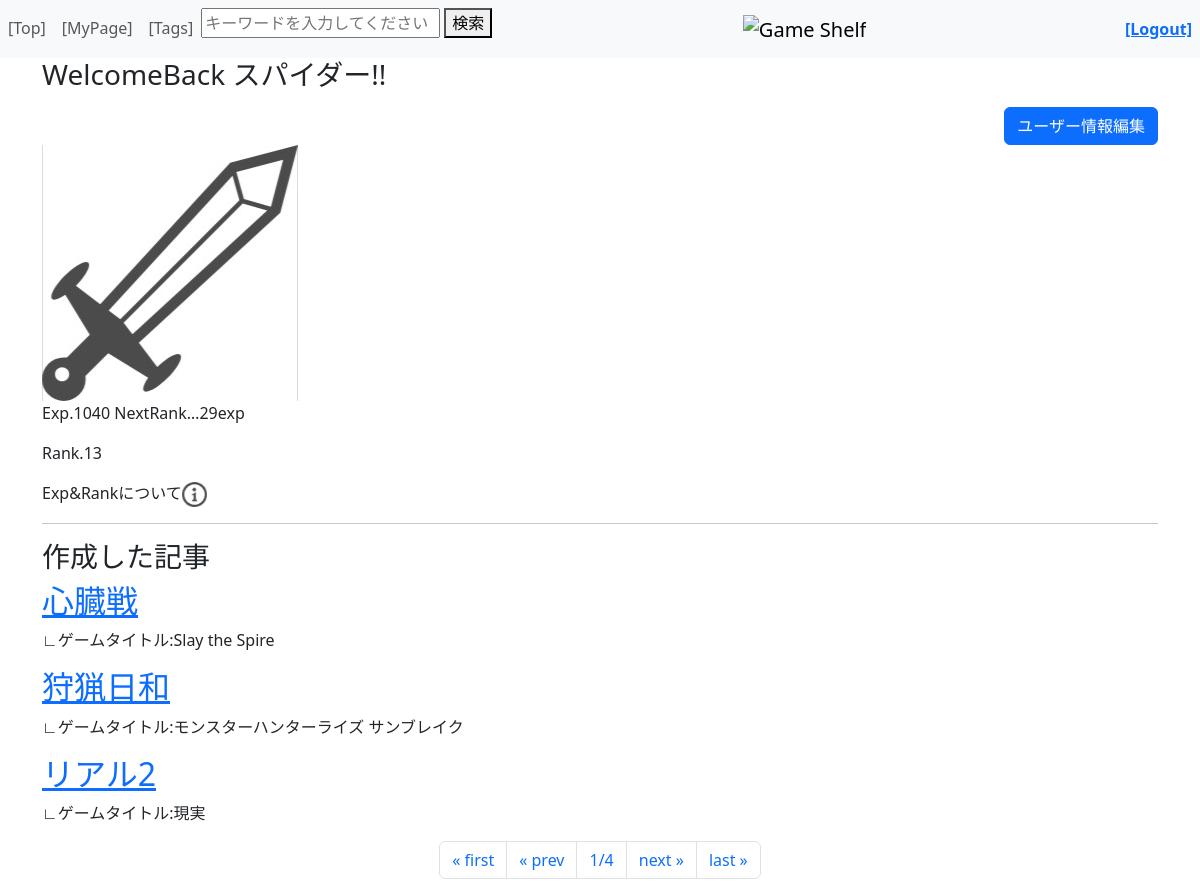
The app's page /accounts/userpage/ (signed in) with its own data.
### accounts/models.py (models this page shows)
class CustomUser(AbstractUser):
    userimage = models.ImageField(verbose_name='プロフィール画像', upload_to="media/", blank=True, null=True) #プロフ画像を管理
    exp = models.IntegerField(verbose_name='経験値', blank=True, null=True) #ユーザーの経験値を管理
    rank = models.IntegerField(verbose_name='ランク', blank=True, null=True) #ユーザーのランクを管理
    nickname = models.CharField(verbose_name='ニックネーム', max_length=10, blank=False, null=False)

### diary/models.py (models this page shows, shortened)
class Diary(models.Model):
    diary_user = models.ForeignKey(CustomUser, on_delete=models.CASCADE)
    diary_game = models.ForeignKey(Game, on_delete=models.CASCADE)
    diary_tag = models.ManyToManyField(Tag)
    diary_title = models.CharField(max_length=100)
    diary_content = models.TextField()
    diary_rating = models.IntegerField(validators=[MaxValueValidator(100)])
    diary_spoiler = models.BooleanField(default=False) #ネタバレチェック、デフォで無し側
    class Meta:
        ordering = ("-id",)

### game/models.py (models this page shows, shortened)
class Game(models.Model):
    game_tag = models.ManyToManyField(Tag)
    game_title = models.CharField(max_length=100)
    game_content = models.TextField()
    game_image = models.ImageField(upload_to="media/", blank=True, null=True)
    class Meta:
        ordering = ['-id']

### accounts/views.py (the view)
# urls.py: path('userpage/',views.userpage,name='userpage'),
def userpage(request):
    if request.user.is_authenticated: # ユーザーが認証されている場合の処理
        user_diary_all = Diary.objects.filter(diary_user=request.user) #ユーザー作成記事の情報を送付
        paginator = Paginator(user_diary_all, 3) #3つで区切る
        page_number = request.GET.get("page") #指定のページ数を格納
        user_diary = paginator.get_page(page_number) #指定ページの記事を格納
        user_diary_count = Diary.objects.filter(diary_user_id=request.user.id).count() #ユーザーの記事執筆数
        print(f"***user_diary_count:{user_diary_count}***")
        user_diary_comment_count = DiaryComment.objects.filter(diary_comment_user_id=request.user.id).count() #ユーザーの日記へのコメント数
        print(f"***user_diary_comment_count:{user_diary_comment_count}***")
        user_game_comment_count = GameComment.objects.filter(game_comment_user_id=request.user.id).count() #ユーザーのゲームへのコメント数
        print(f"***user_game_comment_count:{user_game_comment_count}***")
        latest_exp=(user_diary_count)*100 + (user_diary_comment_count + user_game_comment_count)*10 #記事執筆は10倍
        print(f"***latest_exp:{latest_exp}***")
        request.user.exp = latest_exp #経験値情報をユーザーテーブルに記録
        latest_rank_data = calculate_rank(latest_exp) #return {'rank': rank, 'remaining_exp': remaining_exp}
        latest_rank = latest_rank_data['rank']  # 'rank' キーを使ってランクを取得
        remaining_exp = latest_rank_data['remaining_exp']  # 'remaining_exp' キーを使って残り経験値を取得
        print(f"***latest_rank:{latest_rank}***")
        print(f"***remaining_exp:{remaining_exp}***")
        request.user.rank = latest_rank #ランク情報をユーザーテーブルに記録
        request.user.save() # EXP&Rank情報をセーブ
        params={
        "login_user"    :   request.user, #現在のログインユーザー情報（request.user）
        "userdiary"     :   user_diary,
        "remaining_exp" :   remaining_exp,
        }
        print(f"***ユーザーページアクセス*****User：{request.user}******")
        return render(request, 'accounts/userpage.html', params)
    else:                             # ユーザーが未認証の場合の処理
        print("*****未ログイン*****")
        messages.warning(request, "ログインして下さい")
        return redirect(to="/") #リダイレクトで飛ばす際には「/」がないとトップからの絶対パスとして認識されてしまう

### accounts/views.py (called while the page is built)
def calculate_rank(exp):
    base_exp = 100 # ランクアップに必要な経験値の基準値
    rank = 0 #ランク初期値
    exp_increase_rate = 1.2 #ランクアップに必要な経験値の増加率
    required_exp = 0
    while exp >= required_exp:
        rank += 1
        required_exp = base_exp * (exp_increase_rate ** rank)
        remaining_exp = int(required_exp - exp)
    return {'rank': rank, 'remaining_exp': remaining_exp}

### accounts/templates/accounts/userpage.html (shortened to what this page needs)
{% extends "top/layout.html" %}
{% load static %}
{% block content %}
<h3>WelcomeBack {{ login_user.nickname }}!!</h3>
<form action="{% url 'edituser'%}" method="post" class="mt-3">
    <div style="text-align: right;">
    <button class="btn btn-primary">ユーザー情報編集</button>
    </div>
</form>
{% if login_user.userimage %}
    <img src="{{ MEDIA_URL }}{{ login_user.userimage.url }}" alt="{{ login_user.nickname }}">
{% endif %}
<p>Exp.{{login_user.exp}}  NextRank…{{remaining_exp}}exp</p>
<p>Rank.{{login_user.rank}}</p>
<div class="info" title="EXP:ユーザーの活動(日記執筆、コメント追加)によって得られます。  Rank:Expが一定数溜まると上昇します。">
Exp&Rankについて<img src="../../../static/info.png" height="25">
</div>
<hr>
<h3>作成した記事</h3>
{% for diary in userdiary %}
    <div>
        <h2><a href="/diary/{{ diary.id }}">{{ diary.diary_title }}</a></h2>
        <p>∟ゲームタイトル:{{diary.diary_game.game_title}}
    </div>
{% endfor %}
<ul class="pagination justify-content-center">
    {% if userdiary.has_previous %}
    {% comment %} 先頭ページへ戻る {% endcomment %}
    <li class="page-item">
        <a class="page-link" href="?page=1">&laquo; first</a>
    </li>
    {% comment %} １つ前のページへ {% endcomment %}
    <li class="page-item">
        <a class="page-link" href="?page={{ userdiary.previous_page_number }}">&laquo; prev</a>
    </li>
    {%else%}
    <li class="page-item">
        <a class="page-link" >&laquo; first</a>
    </li>
    <li class="page-item">
        <a class="page-link" >&laquo; prev</a>
    </li>
    {%endif%}
    <li class="page-item">
        <a class="page-link">
            {{userdiary.number}}/{{userdiary.paginator.num_pages}}
        </a>
    </li>
    {% if userdiary.has_next %}
    <li class="page-item">
        <a class="page-link" href="?page={{ userdiary.next_page_number }}">next &raquo;</a>
    </li>
    <li class="page-item">
        <a class="page-link" href="?page={{ userdiary.paginator.num_pages }}">last &raquo;</a>
    </li>
    {%endif%}
</ul>
{% endblock %}

### records on screen
CustomUser: nickname "スパイダー", userimage (picture), exp "1040", rank "13"
Diary: diary_title "心臓戦", diary_game.game_title "Slay the Spire"
Diary: diary_title "狩猟日和", diary_game.game_title "モンスターハンターライズ サンブレイク"
Diary: diary_title "リアル2", diary_game.game_title "現実"

### other values on screen
{{ remaining_exp }} "29"
{{ userdiary.number }} "1"
{{ userdiary.paginator.num_pages }} "4"
